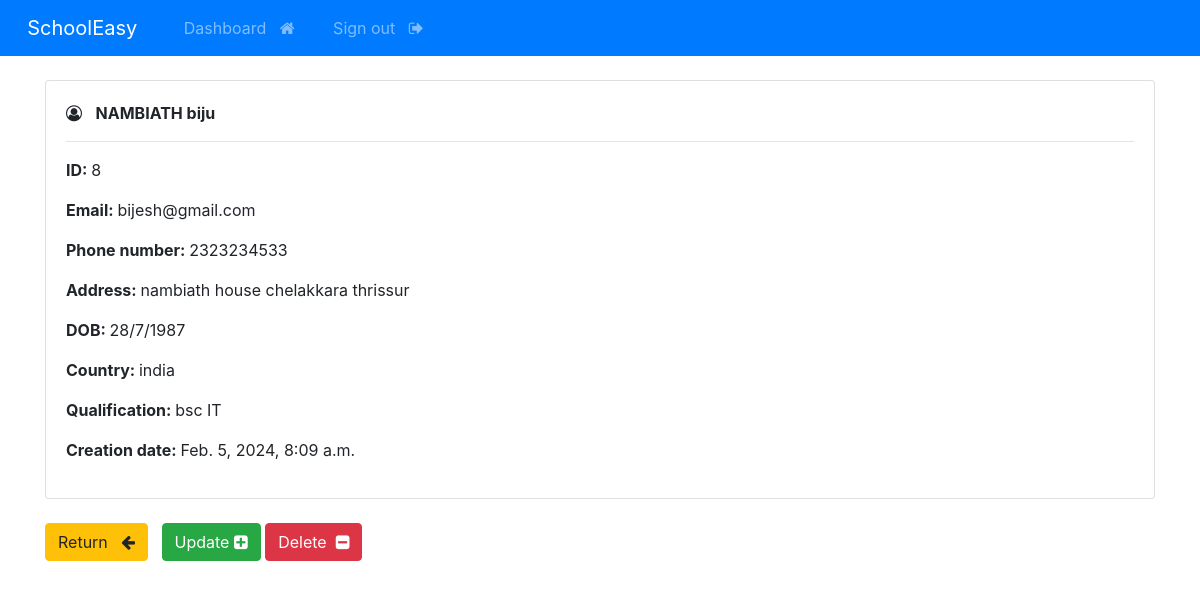
/student/8 (signed in), run on the app's committed database.
### SchoolEasy_app/models.py (models this page shows, shortened)
class StudentRegister(models.Model):
    creation_date = models.DateTimeField(auto_now_add=True)
    first_name = models.CharField(max_length=100)
    last_name = models.CharField(max_length=100)
    email = models.CharField(max_length=255)
    phone = models.CharField(max_length=20)
    address = models.CharField(max_length=300)
    DOB = models.CharField(max_length=255)
    country = models.CharField(max_length=125)
    Qualification = models.CharField(max_length=200)

### SchoolEasy_app/views.py (the view)
# urls.py: path('student/<int:pk>', views.singular_student, name="student"),
@login_required(login_url='admin_login')
def singular_student(request, pk):
    all_students = StudentRegister.objects.get(id=pk)
    context = {'student': all_students}
    return render(request, 'view_student.html', context=context)

### Templates/view_student.html (shortened to what this page needs)
{% extends 'base.html' %}
{% block content %}
    <div class="card">
        <div class="card-body">
            <i class="fa fa-user-circle-o" aria-hidden="true"></i> &nbsp;
            <strong>
                {{student.last_name|upper}}
                {{student.first_name}}
            </strong>
            <hr>
            <p> <strong> ID: </strong> {{student.id}} </p>
            <p> <strong> Email: </strong> {{student.email}} </p>
            <p> <strong> Phone number: </strong> {{student.phone}} </p>
            <p> <strong> Address: </strong> {{student.address}} </p>
            <p> <strong> DOB: </strong> {{student.DOB}} </p>
            <p> <strong> Country: </strong> {{student.country}} </p>
            <p> <strong> Qualification: </strong> {{student.Qualification}} </p>
            <p> <strong> Creation date: </strong> {{student.creation_date}} </p>
        </div>
    </div>
    <br>
    <a href="{% url 'dashboard' %}" class="btn btn-warning"> Return &nbsp; <i class="fa fa-arrow-left" aria-hidden="true"></i> </a>
   <a href="update_student/{{student.id}}" class="btn btn-success"> Update <i class="fa fa-plus-square" aria-hidden="true"></i> </a>
    <a href="delete_student/{{student.id}}" class="btn btn-danger"> Delete &nbsp;<i class="fa fa-minus-square" aria-hidden="true"></i> </a>
{% endblock %}

### data on the page
StudentRegister: last_name "NAMBIATH", first_name "biju", id "8", email "bijesh@gmail.com", phone "2323234533", address "nambiath house chelakkara thrissur", DOB "28/7/1987", country "india", Qualification "bsc IT", creation_date "Feb. 5, 2024, 8:09 a.m."
